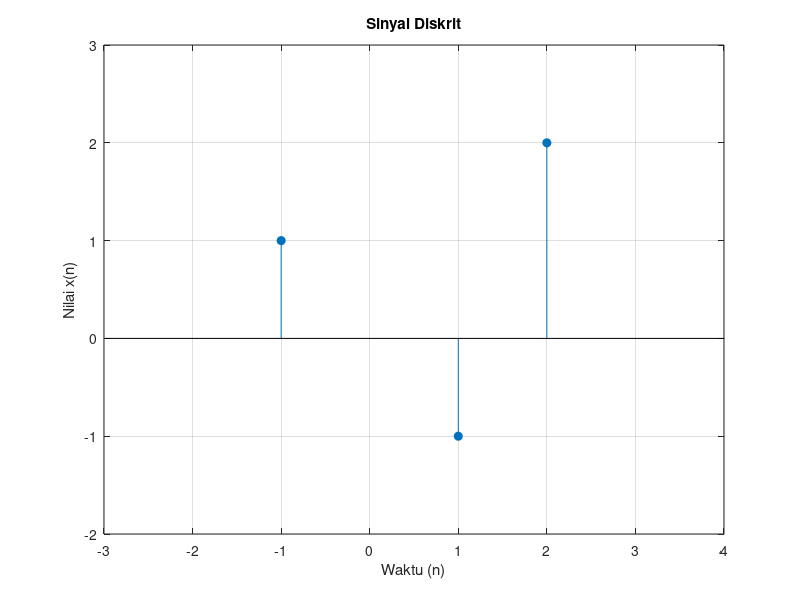

This chart was generated by the following MATLAB code:
% DSP TP Modul 1
% Soal Nomor 1

n = [-1 1 2];
xn = [1 -1 2];

figure(1);

stem(n, xn, 'filled');
axis([-3, 4, -2, 3]);
grid on;
xlabel('Waktu (n)');
ylabel('Nilai x(n)');
title('Sinyal Diskrit');
